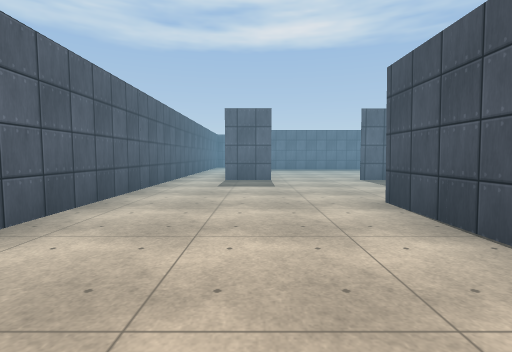
View 1 (above)

24 first-person views from a walk through a Unity game level. The camera is 1.3 m above the floor, tilts 4° down and sees 85° across. The floor is counted in squares, 2 m on a side. Each view is taken from the middle of a square. On the plan, view 1 faces up. The plan holds only what a view shows up to about 9 squares ahead; the rest is blank. The player character is not drawn. Some animated figures are left out. Some surface patterns are stand-ins.

View 2
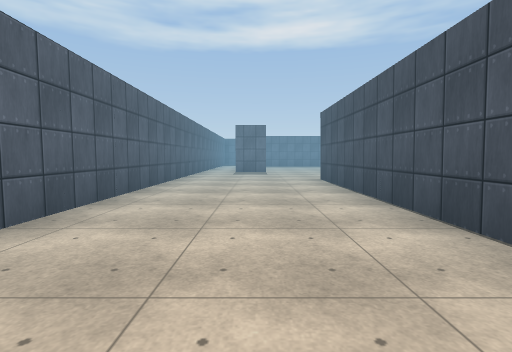

View 3
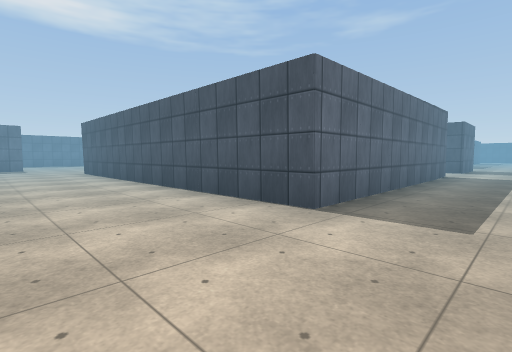

View 4
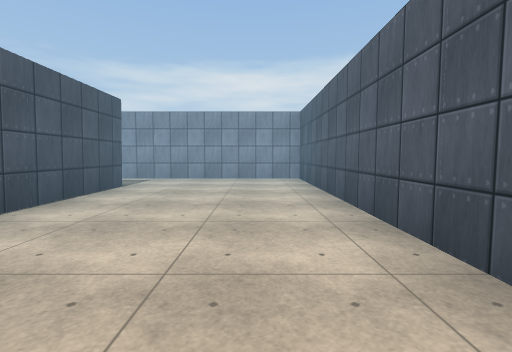

View 5
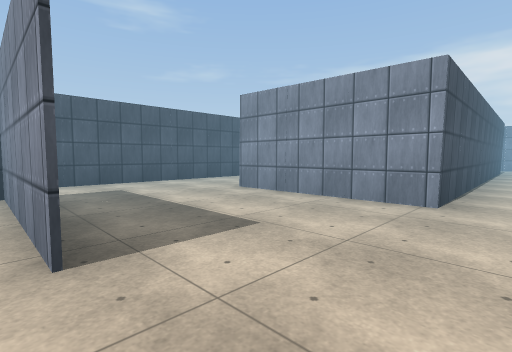

View 6
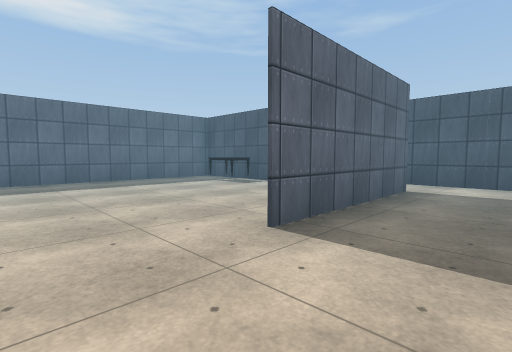

View 7
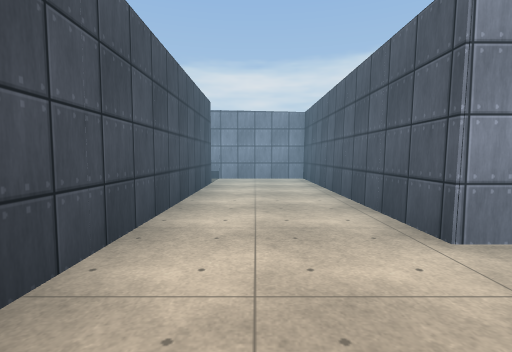

View 8
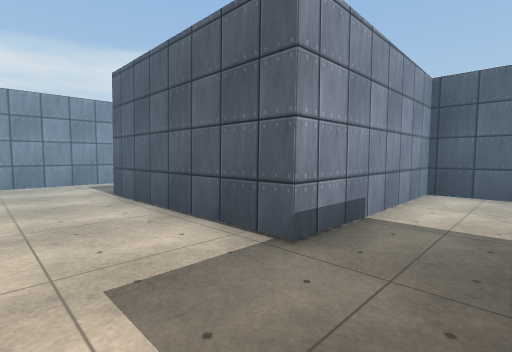

View 9
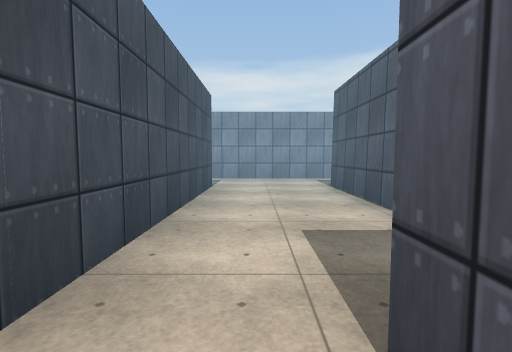

View 10
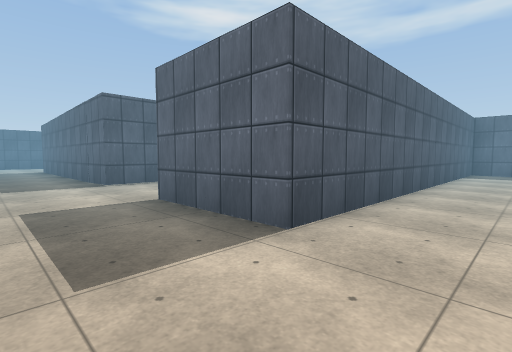

View 11
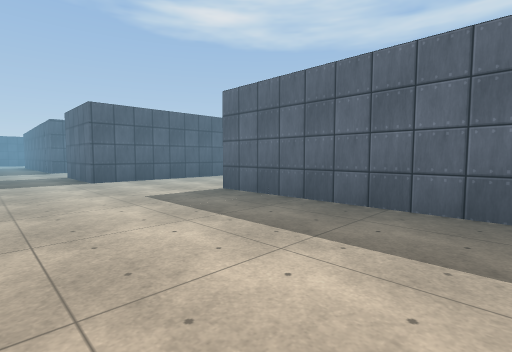

View 12
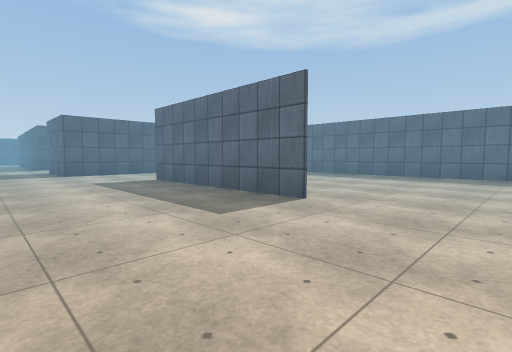

View 13
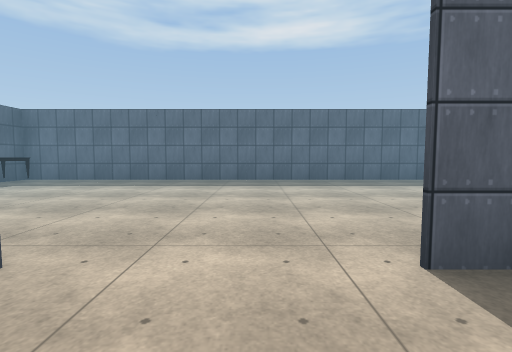

View 14
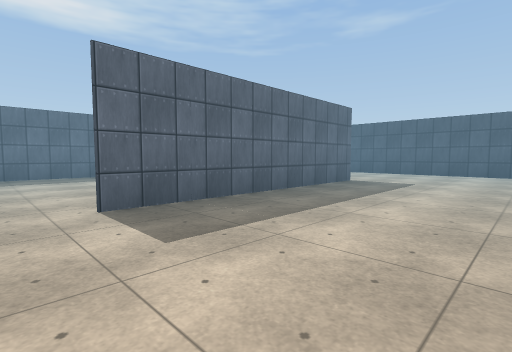

View 15
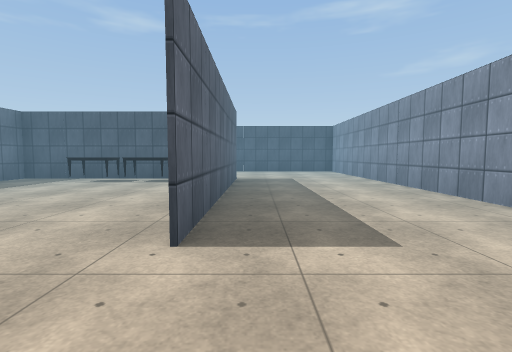

View 16
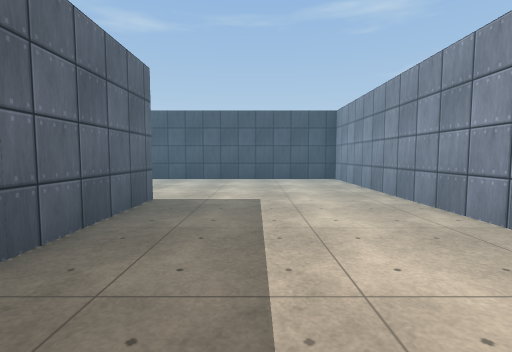

View 17
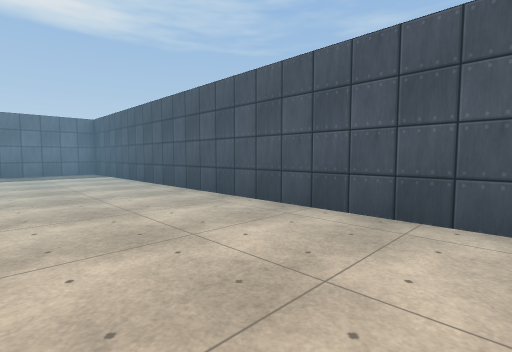

View 18
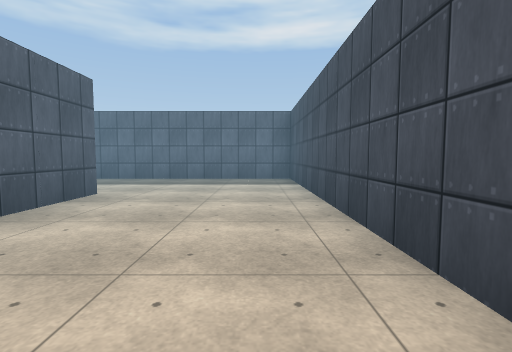

View 19
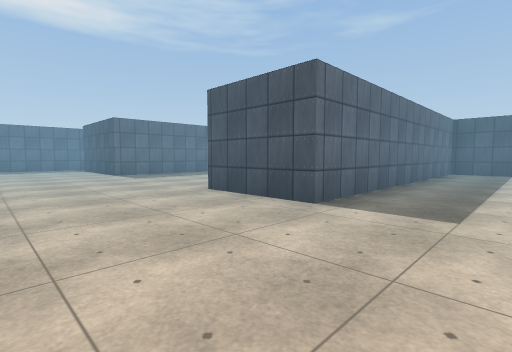

View 20
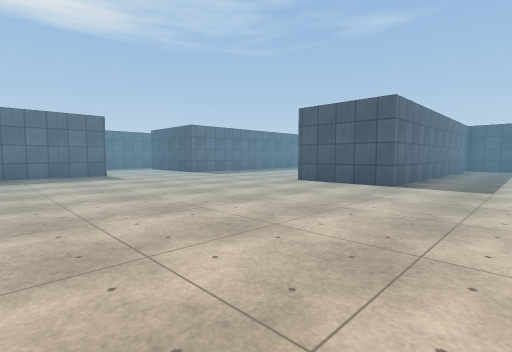

View 21
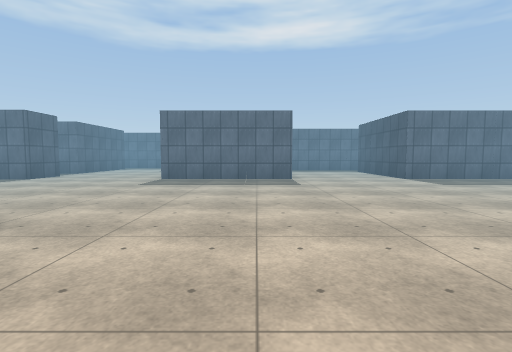

View 22
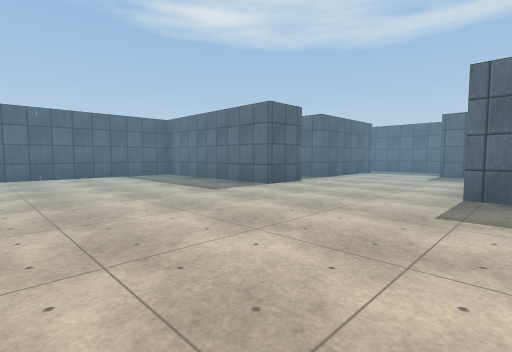

View 23
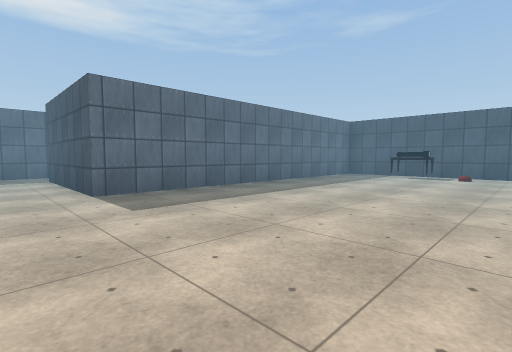

View 24
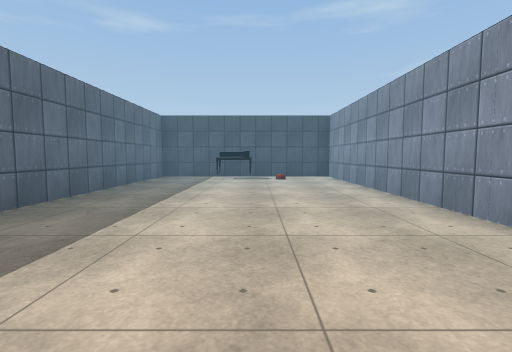

### Floor plan
Points are (right, up) in squares from view 1. A wall is a line through its corners. A room is listed if a view was taken in it or the views show most of it. See-through windows are left out.
Room 1 (views 1, 2, 3, 4, 6, 7, 8)
walls: (5.6, -2.3) (9.3, -2.2) (9.4, -6.1) (1.9, -6.1) (1.8, 3.9) (5.5, 4) (5.6, -2.3); (8.1, -0.9) (8.1, 8.1); (10.6, -0.4) (10.6, -0.9); (8.6, -8.3) (12.4, -8.3); (6.8, 7.7) (2.9, 7.7); (14.5, -6.1) (12, -6.1) (12, -1); (0.5, 7.7) (-0.9, 7.7); (-2.3, 7.5) (-2.3, -8.3) (3, -8.3)
ways out: opening at (1.5, 8) to room 2; opening at (11, 0) to room 3; opening at (15, -7.5) to room 3; opening at (-2, 8)
Room 2 (view 5)
walls: (2.9, 7.6) (6.6, 7.6); (6.6, 11.1) (6.6, 13.2); (5.9, 13.9) (1.2, 13.9)
ways out: opening at (1.5, 8) to room 1
objects: table (6, 12)
Room 3 (views 9, 10, 11, 12, 13, 14, 15, 16, 17, 18, 19, 20, 21, 22, 23, 24)
walls: (28.8, 1.8) (17.6, 1.8) (17.6, 1.4); (28.5, 7.6) (35, 7.6) (35, 13) (26.3, 13) (26.3, 16.9); (22.6, -4.4) (17.5, -4.4); (31.2, 1.9) (31.2, -0.1); (14.5, 3.2) (14.5, -6.1); (23.1, 13) (19.2, 13); (31.2, -2.5) (31.2, 1.8); (31.2, -4.4) (24.9, -4.4); (15.6, 14.2) (15.6, 13) (12.1, 13); (26.5, -8.3) (35, -8.3) (35, 5.1) (26.3, 5.1) (26.3, 7.6); (15.3, 16.1) (15.3, 15.5); (10.6, 11.4) (10.6, 8.4); (26.6, 18.2) (25.4, 18.2); (18.6, 18.2) (17.9, 18.2)
ways out: opening at (11, 0) to room 1; opening at (15, -7.5) to room 1; opening at (15, 15)
objects: table (18, 0) to (18, 1); table (30, -2); table (30, -1); other object (34, 9); table (34, 10) to (34, 11)

Where each view was taken, in squares from view 1:
view 1: 0 up, 0 right, facing up
view 2: 4 down, 0 right, facing up
view 3: 8 down, 1 left, facing up-right
view 4: 0 up, 1 left, facing down
view 5: 8 up, 1 right, facing down-right
view 6: 6 up, 1 right, facing up-right
view 7: 6 up, 7 right, facing down
view 8: 1 down, 11 right, facing down-left
view 9: 0 up, 11 right, facing down
view 10: 8 down, 16 right, facing up-left
view 11: 8 down, 22 right, facing up-left
view 12: 8 down, 25 right, facing up-left
view 13: 6 down, 24 right, facing up
view 14: 8 down, 24 right, facing up-right
view 15: 5 down, 23 right, facing right
view 16: 6 down, 27 right, facing right
view 17: 6 down, 32 right, facing up-right
view 18: 3 down, 34 right, facing up
view 19: 3 up, 23 right, facing up-right
view 20: 3 up, 20 right, facing up-right
view 21: 5 up, 22 right, facing up
view 22: 8 up, 20 right, facing up-left
view 23: 8 up, 25 right, facing up-right
view 24: 10 up, 26 right, facing right
